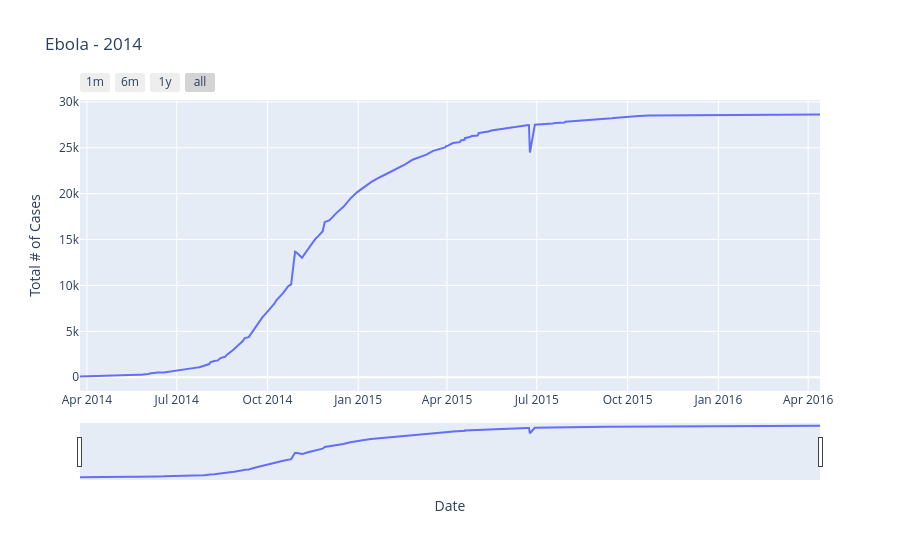

Notebook code cell kept with this figure:
### Code cell
fig.update_xaxes(
    rangeslider_visible=True,
    rangeselector=dict(
        buttons=list([
            dict(count=1, label="1m", step="month", stepmode="backward"),
            dict(count=6, label="6m", step="month", stepmode="backward"),
            dict(count=1, label="1y", step="year", stepmode="backward"),
            dict(step="all")
        ])
    )
)
fig.show()

### Figure 1 — Plotly figure (JSON) as saved in the notebook; plotly's stock layout.template omitted (floating-point values rounded to 4 significant figures; data arrays with more than 128 entries replaced by an {"elided": "..."} marker saying what was removed)
{"data": [{"type": "scatter", "x": {"elided": "265 str values"}, "y": {"elided": "265 int values"}}], "layout": {"title": {"text": "Ebola - 2014"}, "xaxis": {"rangeselector": {"buttons": [{"count": 1, "label": "1m", "step": "month", "stepmode": "backward"}, {"count": 6, "label": "6m", "step": "month", "stepmode": "backward"}, {"count": 1, "label": "1y", "step": "year", "stepmode": "backward"}, {"step": "all"}]}, "rangeslider": {"visible": true}, "title": {"text": "Date"}}, "yaxis": {"title": {"text": "Total # of Cases"}}}}
